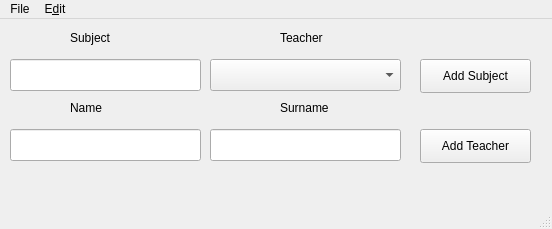
<?xml version="1.0" encoding="UTF-8"?>
<ui version="4.0">
 <class>createDBClass</class>
 <widget class="QMainWindow" name="createDBClass">
  <property name="geometry">
   <rect>
    <x>0</x>
    <y>0</y>
    <width>552</width>
    <height>229</height>
   </rect>
  </property>
  <property name="windowTitle">
   <string>Create a New Database</string>
  </property>
  <widget class="QWidget" name="centralwidget">
   <widget class="QLineEdit" name="lnSubject">
    <property name="geometry">
     <rect>
      <x>10</x>
      <y>40</y>
      <width>191</width>
      <height>32</height>
     </rect>
    </property>
   </widget>
   <widget class="QLineEdit" name="lnTeacherName">
    <property name="geometry">
     <rect>
      <x>10</x>
      <y>110</y>
      <width>191</width>
      <height>32</height>
     </rect>
    </property>
   </widget>
   <widget class="QComboBox" name="cbnTeacher">
    <property name="geometry">
     <rect>
      <x>210</x>
      <y>40</y>
      <width>191</width>
      <height>32</height>
     </rect>
    </property>
   </widget>
   <widget class="QLineEdit" name="lnTeacherSurname">
    <property name="geometry">
     <rect>
      <x>210</x>
      <y>110</y>
      <width>191</width>
      <height>32</height>
     </rect>
    </property>
   </widget>
   <widget class="QPushButton" name="btnAddSubject">
    <property name="geometry">
     <rect>
      <x>420</x>
      <y>40</y>
      <width>111</width>
      <height>34</height>
     </rect>
    </property>
    <property name="text">
     <string>Add Subject</string>
    </property>
   </widget>
   <widget class="QPushButton" name="btnAddTeacher">
    <property name="geometry">
     <rect>
      <x>420</x>
      <y>110</y>
      <width>111</width>
      <height>34</height>
     </rect>
    </property>
    <property name="text">
     <string>Add Teacher</string>
    </property>
   </widget>
   <widget class="QLabel" name="label">
    <property name="geometry">
     <rect>
      <x>70</x>
      <y>10</y>
      <width>71</width>
      <height>18</height>
     </rect>
    </property>
    <property name="text">
     <string>Subject</string>
    </property>
   </widget>
   <widget class="QLabel" name="label_2">
    <property name="geometry">
     <rect>
      <x>280</x>
      <y>10</y>
      <width>71</width>
      <height>18</height>
     </rect>
    </property>
    <property name="text">
     <string>Teacher</string>
    </property>
   </widget>
   <widget class="QLabel" name="label_3">
    <property name="geometry">
     <rect>
      <x>70</x>
      <y>80</y>
      <width>71</width>
      <height>18</height>
     </rect>
    </property>
    <property name="text">
     <string>Name</string>
    </property>
   </widget>
   <widget class="QLabel" name="label_4">
    <property name="geometry">
     <rect>
      <x>280</x>
      <y>80</y>
      <width>71</width>
      <height>18</height>
     </rect>
    </property>
    <property name="text">
     <string>Surname</string>
    </property>
   </widget>
   <widget class="QLabel" name="lblQueryStatus">
    <property name="geometry">
     <rect>
      <x>10</x>
      <y>150</y>
      <width>521</width>
      <height>20</height>
     </rect>
    </property>
    <property name="text">
     <string/>
    </property>
    <property name="alignment">
     <set>Qt::AlignCenter</set>
    </property>
   </widget>
  </widget>
  <widget class="QMenuBar" name="menubar">
   <property name="geometry">
    <rect>
     <x>0</x>
     <y>0</y>
     <width>552</width>
     <height>30</height>
    </rect>
   </property>
   <widget class="QMenu" name="menuFile">
    <property name="title">
     <string>File</string>
    </property>
    <addaction name="actionRefresh"/>
   </widget>
   <widget class="QMenu" name="menuEdit">
    <property name="title">
     <string>E&amp;dit</string>
    </property>
    <addaction name="actionDelete"/>
   </widget>
   <addaction name="menuFile"/>
   <addaction name="menuEdit"/>
  </widget>
  <widget class="QStatusBar" name="statusbar"/>
  <action name="actionRefresh">
   <property name="text">
    <string>&amp;Refresh</string>
   </property>
  </action>
  <action name="actionDelete">
   <property name="text">
    <string>Delete</string>
   </property>
  </action>
  <action name="actionDeleteSubject">
   <property name="text">
    <string>Delete a subject</string>
   </property>
  </action>
 </widget>
 <resources/>
 <connections/>
</ui>
